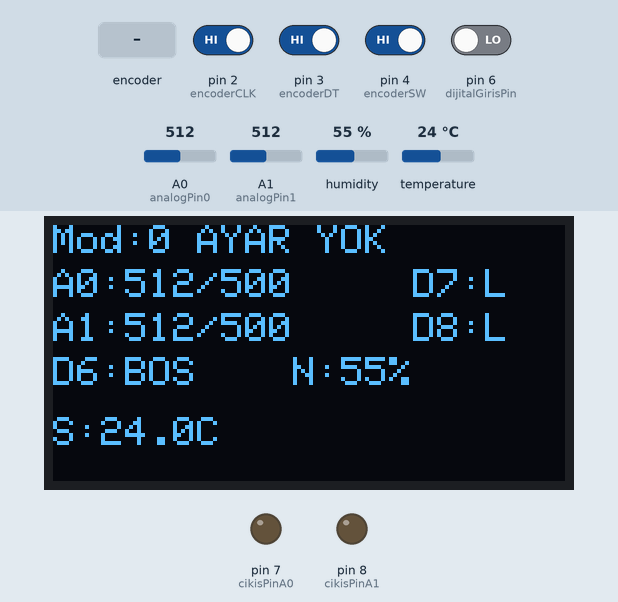
Bench run of a sketch on a simulated Arduino Uno, built with avr-gcc and run on an emulated ATmega328P. On the bench: 128×64 one-colour display, output pins drawn as LEDs (lit = HIGH). The test bench sets the inputs (shaded band); at power-on: pin 2 (encoderCLK), pin 3 (encoderDT), pin 4 (encoderSW) HIGH, pin 6 (dijitalGirisPin) LOW, A0 (analogPin0) = 512, A1 (analogPin1) = 512, humidity 55 %, temperature 24 °C.

Above: at 2.2 s.
2.3 s: A0 (analogPin0) set to 486
At 3.1 s:
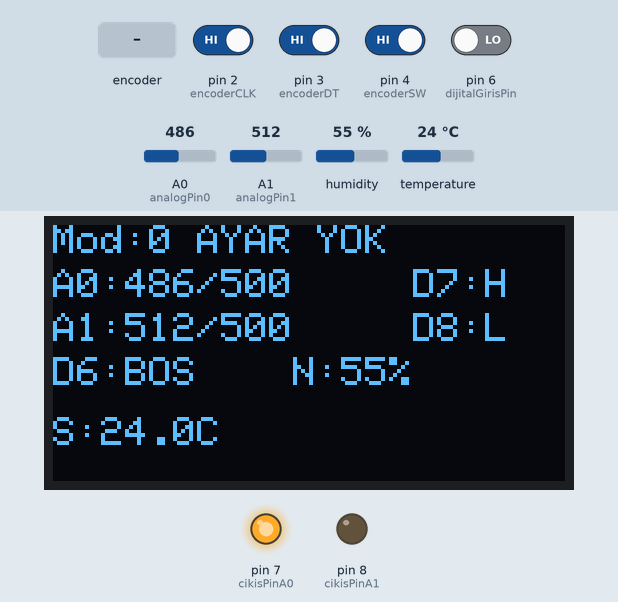
3.9 s: A1 (analogPin1) set to 481
At 5.2 s:
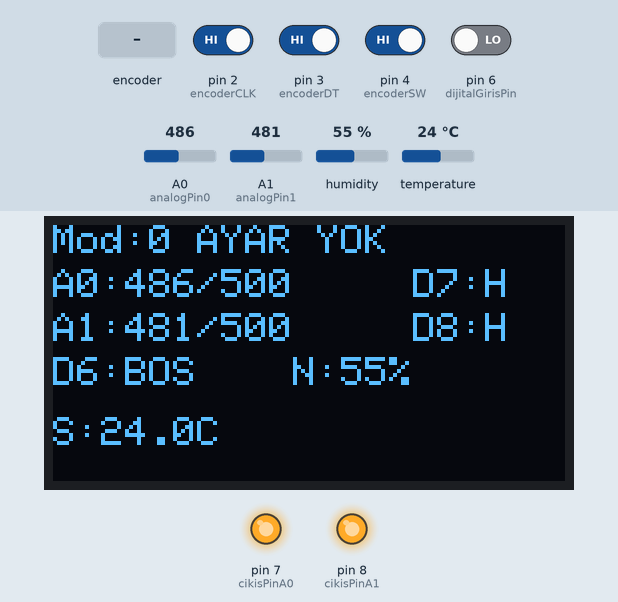
5.5 s: A0 (analogPin0) set to 716
At 6.7 s:
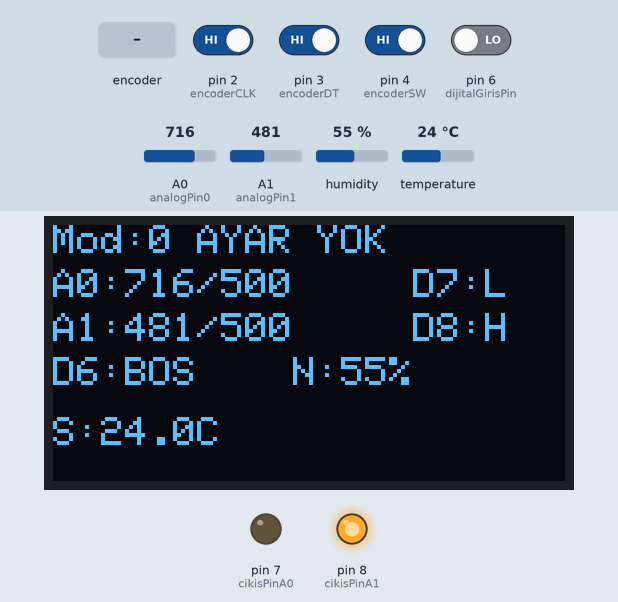
7.1 s: pin 4 (encoderSW) driven LOW
At 7.9 s:
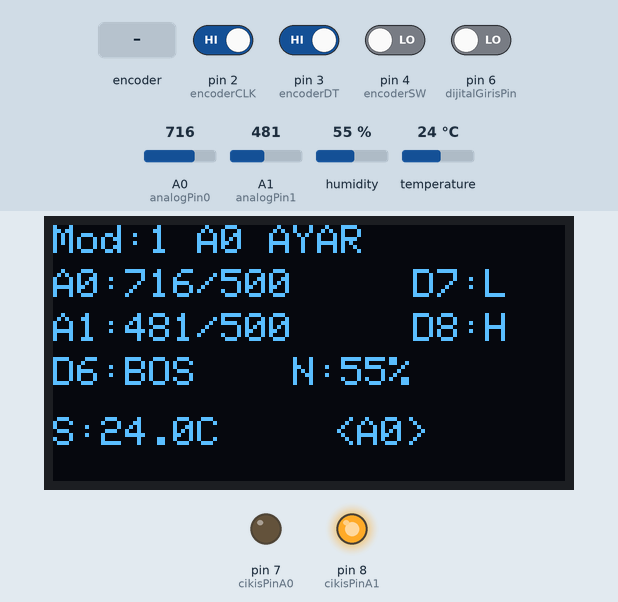
8.7 s: rotary encoder on pin 2 (encoderCLK) / pin 3 (encoderDT) turned 3 steps (first pin leading)
At 10.4 s:
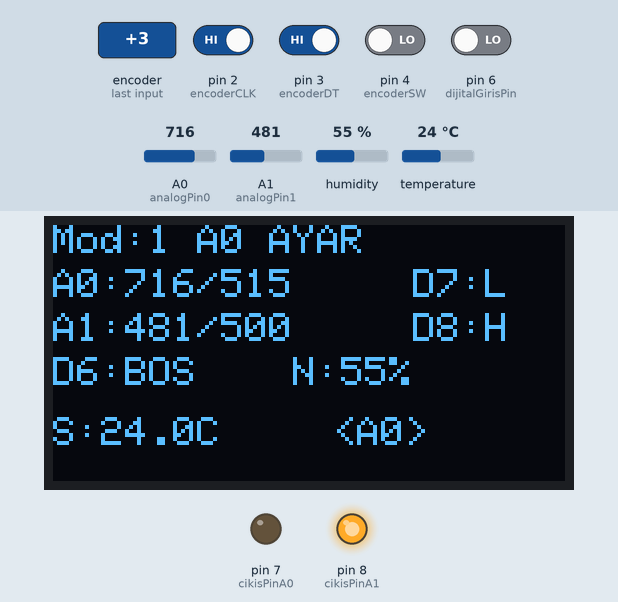
10.8 s: pin 6 (dijitalGirisPin) driven HIGH
At 11.9 s:
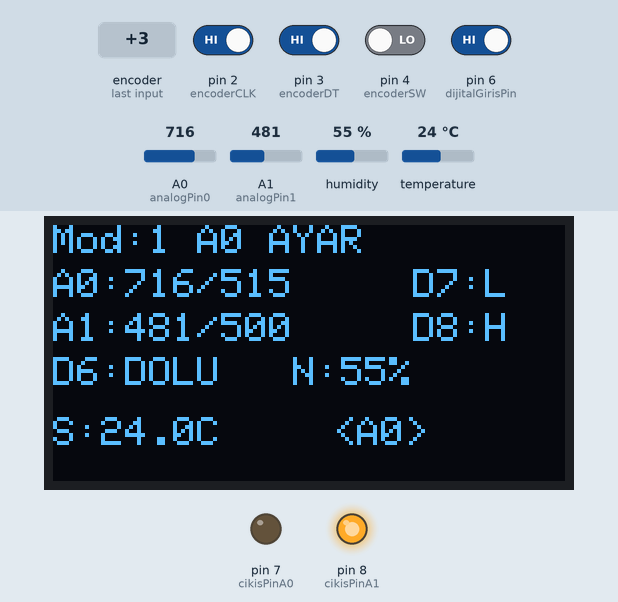
Timing chart, 0 to 13.3 s (numbered marks = the images above; inputs shaded):
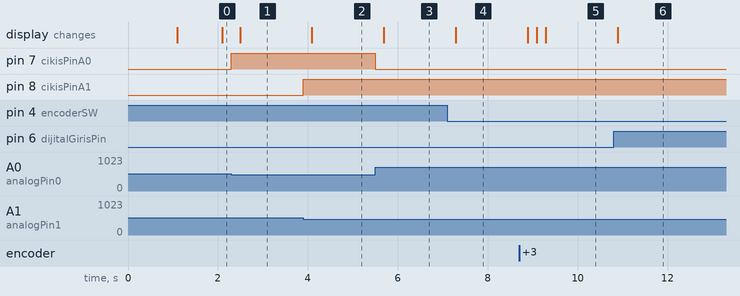

The sketch:

Sera.ino
```cpp
#include <Wire.h>
#include <Adafruit_GFX.h>
#include <Adafruit_SH110X.h>
#include <DHT.h>

// OLED ekran ayarları
#define SCREEN_WIDTH 128
#define SCREEN_HEIGHT 64
#define OLED_RESET -1

Adafruit_SH1106G ekran = Adafruit_SH1106G(SCREEN_WIDTH, SCREEN_HEIGHT, &Wire, OLED_RESET);

// DHT11
#define DHTPIN 5
#define DHTTYPE DHT11
DHT dht(DHTPIN, DHTTYPE);

// Analog girişler
const int analogPin0 = A0;
const int analogPin1 = A1;

// Dijital giriş
const int dijitalGirisPin = 6;

// Çıkışlar
const int cikisPinA0 = 7;
const int cikisPinA1 = 8;

// Encoder pinleri
const int encoderCLK = 2;
const int encoderDT  = 3;
const int encoderSW  = 4;

// Hedef değerler
int hedefDegerA0 = 500;
int hedefDegerA1 = 500;

// Mod
// 0 = ayar yok
// 1 = A0 hedef ayarı
// 2 = A1 hedef ayarı
int ayarModu = 0;

// Encoder değişkenleri
int sonCLK = HIGH;

// Buton değişkenleri
int sonButonOkuma = HIGH;
int butonDurumu = HIGH;
unsigned long sonButonDegisimZamani = 0;
const unsigned long butonDebounce = 80;

// DHT değişkenleri
float nem = 0;
float sicaklik = 0;
unsigned long sonDHTOkuma = 0;

// Ekran yenileme
unsigned long sonEkranYenileme = 0;
const unsigned long ekranYenilemeAraligi = 200;

void setup() {
  pinMode(dijitalGirisPin, INPUT);

  pinMode(cikisPinA0, OUTPUT);
  pinMode(cikisPinA1, OUTPUT);

  digitalWrite(cikisPinA0, LOW);
  digitalWrite(cikisPinA1, LOW);

  pinMode(encoderCLK, INPUT_PULLUP);
  pinMode(encoderDT, INPUT_PULLUP);
  pinMode(encoderSW, INPUT_PULLUP);

  sonCLK = digitalRead(encoderCLK);

  Wire.begin();

  ekran.begin(0x3C, true);
  ekran.clearDisplay();
  ekran.setTextColor(SH110X_WHITE);
  ekran.setTextSize(1);
  ekran.setCursor(0, 0);
  ekran.println("Sistem basladi");
  ekran.display();

  dht.begin();

  delay(1000);
}

void loop() {
  int analogDeger0 = analogRead(analogPin0);
  int analogDeger1 = analogRead(analogPin1);
  int dijitalDeger = digitalRead(dijitalGirisPin);

  encoderYonOku();
  encoderButonOku();

  // A0 kontrol
  if (analogDeger0 < hedefDegerA0) {
    digitalWrite(cikisPinA0, HIGH);
  } else {
    digitalWrite(cikisPinA0, LOW);
  }

  // A1 kontrol
  if (analogDeger1 < hedefDegerA1) {
    digitalWrite(cikisPinA1, HIGH);
  } else {
    digitalWrite(cikisPinA1, LOW);
  }

  // DHT11 2 saniyede bir okunur
  if (millis() - sonDHTOkuma >= 2000) {
    sonDHTOkuma = millis();

    float okunanNem = dht.readHumidity();
    float okunanSicaklik = dht.readTemperature();

    if (!isnan(okunanNem)) {
      nem = okunanNem;
    }

    if (!isnan(okunanSicaklik)) {
      sicaklik = okunanSicaklik;
    }
  }

  // OLED ekran yenileme
  if (millis() - sonEkranYenileme >= ekranYenilemeAraligi) {
    sonEkranYenileme = millis();
    ekranYaz(analogDeger0, analogDeger1, dijitalDeger);
  }
}

void encoderYonOku() {
  int yeniCLK = digitalRead(encoderCLK);

  if (yeniCLK != sonCLK) {
    if (yeniCLK == LOW) {
      if (digitalRead(encoderDT) == HIGH) {
        degerArttir();
      } else {
        degerAzalt();
      }
    }
  }

  sonCLK = yeniCLK;
}

void encoderButonOku() {
  int okuma = digitalRead(encoderSW);

  if (okuma != sonButonOkuma) {
    sonButonDegisimZamani = millis();
  }

  if ((millis() - sonButonDegisimZamani) > butonDebounce) {
    if (okuma != butonDurumu) {
      butonDurumu = okuma;

      if (butonDurumu == LOW) {
        ayarModu++;

        if (ayarModu > 2) {
          ayarModu = 0;
        }
      }
    }
  }

  sonButonOkuma = okuma;
}

void degerArttir() {
  if (ayarModu == 1) {
    hedefDegerA0 += 5;

    if (hedefDegerA0 > 1023) {
      hedefDegerA0 = 1023;
    }
  }

  if (ayarModu == 2) {
    hedefDegerA1 += 5;

    if (hedefDegerA1 > 1023) {
      hedefDegerA1 = 1023;
    }
  }
}

void degerAzalt() {
  if (ayarModu == 1) {
    hedefDegerA0 -= 5;

    if (hedefDegerA0 < 0) {
      hedefDegerA0 = 0;
    }
  }

  if (ayarModu == 2) {
    hedefDegerA1 -= 5;

    if (hedefDegerA1 < 0) {
      hedefDegerA1 = 0;
    }
  }
}

void ekranYaz(int analogDeger0, int analogDeger1, int dijitalDeger) {
  ekran.clearDisplay();

  ekran.setTextSize(1);
  ekran.setTextColor(SH110X_WHITE);

  ekran.setCursor(0, 0);
  ekran.print("Mod:");
  ekran.print(ayarModu);

  if (ayarModu == 0) {
    ekran.print(" AYAR YOK");
  }

  if (ayarModu == 1) {
    ekran.print(" A0 AYAR");
  }

  if (ayarModu == 2) {
    ekran.print(" A1 AYAR");
  }

  ekran.setCursor(0, 11);
  ekran.print("A0:");
  ekran.print(analogDeger0);
  ekran.print("/");
  ekran.print(hedefDegerA0);

  ekran.setCursor(90, 11);
  ekran.print("D7:");
  ekran.print(digitalRead(cikisPinA0) ? "H" : "L");

  ekran.setCursor(0, 22);
  ekran.print("A1:");
  ekran.print(analogDeger1);
  ekran.print("/");
  ekran.print(hedefDegerA1);

  ekran.setCursor(90, 22);
  ekran.print("D8:");
  ekran.print(digitalRead(cikisPinA1) ? "H" : "L");

  ekran.setCursor(0, 33);
  ekran.print("D6:");

  if (dijitalDeger == HIGH) {
    ekran.print("DOLU");
  } else {
    ekran.print("BOS");
  }

  ekran.setCursor(60, 33);
  ekran.print("N:");
  ekran.print(nem, 0);
  ekran.print("%");

  ekran.setCursor(0, 48);
  ekran.print("S:");
  ekran.print(sicaklik, 1);
  ekran.print("C");

  if (ayarModu == 1) {
    ekran.setCursor(70, 48);
    ekran.print("<A0>");
  }

  if (ayarModu == 2) {
    ekran.setCursor(70, 48);
    ekran.print("<A1>");
  }

  ekran.display();
}
```

Measured:
- the behaviour switches between 500 and 499 on A0 (analogPin0) (found by bisection; images 0 and 1)
- the behaviour switches between 500 and 499 on A1 (analogPin1) (found by bisection; images 1 and 2)
- after the input at 2.3 s, pin 7 (cikisPinA0): LOW → HIGH at once; the display: changes after 0.19 s (image 1)
- after the input at 3.9 s, pin 8 (cikisPinA1): LOW → HIGH at once; the display: changes after 0.19 s (image 2)
- after the input at 5.5 s, pin 7 (cikisPinA0): HIGH → LOW at once; the display: changes after 0.19 s (image 3)
- after the input at 7.1 s, the display: changes after 0.19 s (image 4)
- after the input at 8.7 s, the display: first changes after 0.19 s (image 5 shows a later state)
- after the input at 10.8 s, the display: changes after 0.09 s (image 6)
